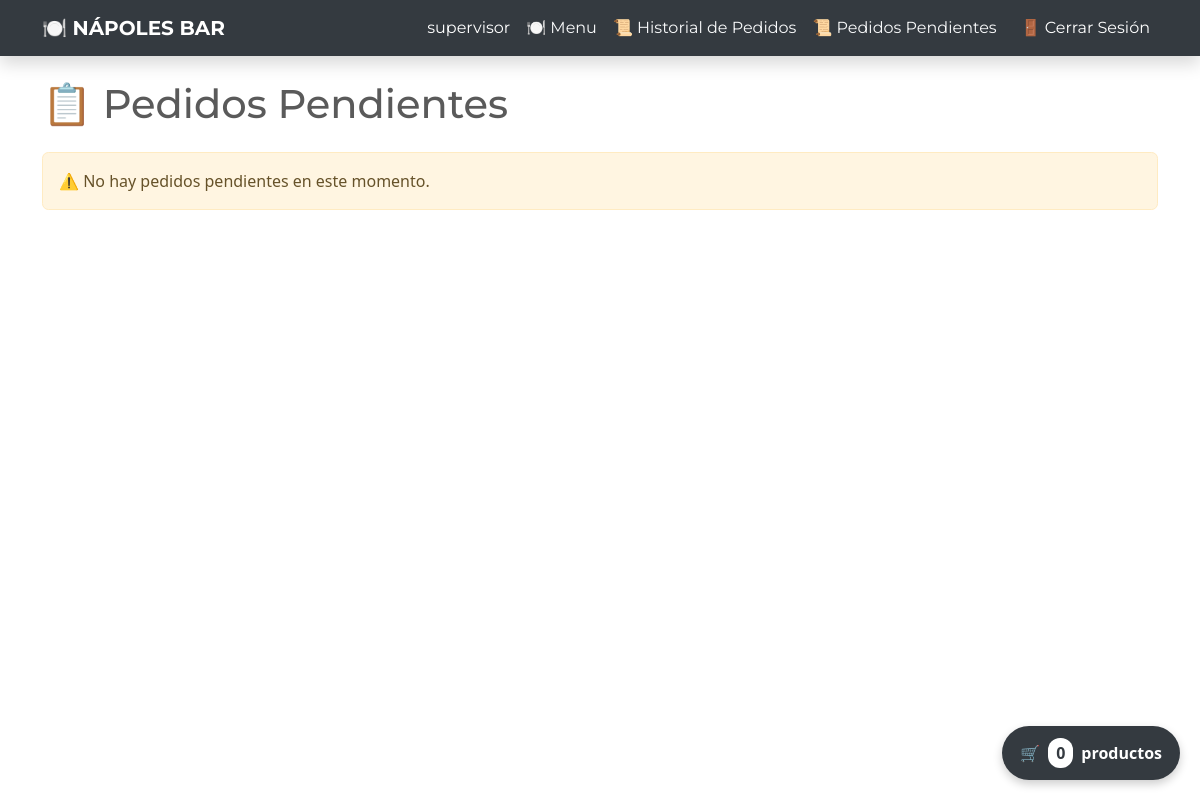
Before: /orders/pending/ (signed in) with the older database file.
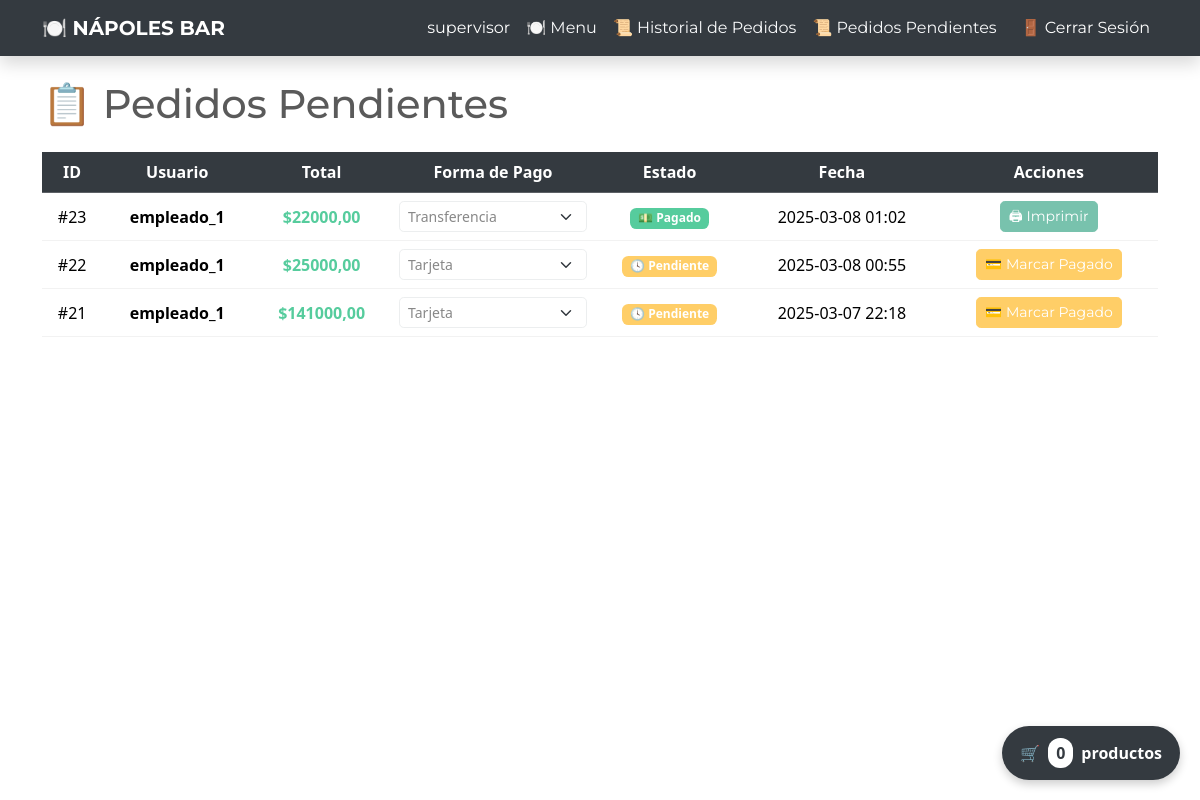
After: the same page with the newer database file.
### inventory/models.py (models this page shows, shortened)
class Order(models.Model):
    user = models.ForeignKey(User, on_delete=models.CASCADE)
    total = models.DecimalField(max_digits=10, decimal_places=2)
    status = models.CharField(
        max_length=20,
        choices=[("Pendiente", "Pendiente"), ("Pagado", "Pagado"), ("Impreso", "Impreso")],
        default="Pendiente"
    )
    payment_method = models.CharField(
        max_length=50,
        choices=[("Efectivo", "Efectivo"), ("Tarjeta", "Tarjeta"), ("Transferencia", "Transferencia")],
        default="Efectivo"
    )
    created_at = models.DateTimeField(auto_now_add=True)
    items = models.ManyToManyField(InventoryItem, through="OrderItem")

### inventory/views.py (the view, shortened to what this page needs)
# urls.py: path('orders/pending/', PendingOrdersView.as_view(), name='pending-orders'),
class PendingOrdersView(LoginRequiredMixin, View):
    def get(self, request):
        orders = Order.objects.filter(status__in=["Pendiente", "Pagado"]).order_by("-created_at")
        return render(request, "inventory/pending_orders.html", {"orders": orders})

### inventory/templates/inventory/pending_orders.html (shortened to what this page needs)
{% extends 'inventory/base.html' %}
{% block content %}
<h1 class="mb-4">📋 Pedidos Pendientes</h1>
{% if orders %}
<table class="table table-hover text-center align-middle">
    <thead class="table-dark text-white">
        <tr>
            <th>ID</th>
            <th>Usuario</th>
            <th>Total</th>
            <th>Forma de Pago</th>
            <th>Estado</th>
            <th>Fecha</th>
            <th>Acciones</th>
        </tr>
    </thead>
    <tbody>
        {% for order in orders %}
        <tr id="order-row-{{ order.id }}">
            <td>#{{ order.id }}</td>
            <td><strong>{{ order.user.username }}</strong></td>
            <td class="text-success fw-bold">${{ order.total }}</td>
            <td>
                <select class="form-select form-select-sm change-payment" data-id="{{ order.id }}">
                    <option value="Tarjeta" {% if order.payment_method == "Tarjeta" %}selected{% endif %}>Tarjeta</option>
                    <option value="Transferencia" {% if order.payment_method == "Transferencia" %}selected{% endif %}>Transferencia</option>
                </select>
            </td>
            <td id="status-{{ order.id }}">
                {% if order.status == "Pendiente" %}
                    <span class="badge bg-warning">🕓 Pendiente</span>
                {% elif order.status == "Pagado" %}
                    <span class="badge bg-success">💵 Pagado</span>
                {% elif order.status == "Impreso" %}
                    <span class="badge bg-primary">🖨️ Impreso</span>
                {% endif %}
            </td>
            <td>{{ order.created_at|date:"Y-m-d H:i" }}</td>
            <td>
                <form method="post" action="{% url 'pending-orders' order.id %}">
                    {% if order.status == "Pendiente" %}
                        <button class="btn btn-warning btn-sm" name="action" value="mark_paid">💳 Marcar Pagado</button>
                    {% endif %}
                </form>
                {% if order.status == "Pagado" %}
                    <button class="btn btn-primary btn-sm print-order" data-id="{{ order.id }}">🖨 Imprimir</button>
                {% endif %}
            </td>
        </tr>
        {% endfor %}
    </tbody>
</table>
{% else %}
<p class="alert alert-warning">⚠️ No hay pedidos pendientes en este momento.</p>
{% endif %}
{% endblock %}

Changed rows visible on the page:
added Order: id "23", user.username "empleado_1", total "22000,00", payment_method+id "Transferencia", status "💵 Pagado", created_at "2025-03-08 01:02"
added Order: id "22", user.username "empleado_1", total "25000,00", payment_method+id "Tarjeta", status "🕓 Pendiente", created_at "2025-03-08 00:55"
added Order: id "21", user.username "empleado_1", total "141000,00", payment_method+id "Tarjeta", status "🕓 Pendiente", created_at "2025-03-07 22:18"
Other visible differences:
text no longer shown: "⚠️ No hay pedidos pendientes en este momento."
text now shown: "ID Usuario Total Forma de Pago Estado Fecha Acciones"
